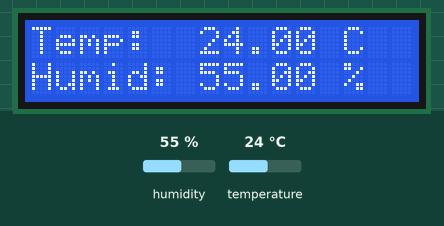
Bench run of a sketch on a simulated Arduino Uno, built with avr-gcc and run on an emulated ATmega328P. Shown: 16×2 character LCD. The inputs (shaded band) are chosen by the test bench; at power-on: humidity 55 %, temperature 24 °C.

Above: at 1.3 s.
1.4 s: humidity set to 22 %
At 3.5 s:
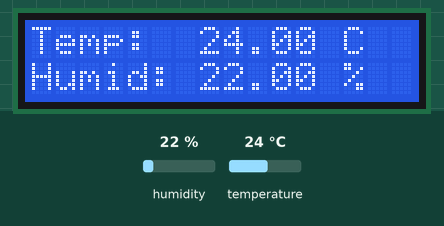
4.2 s: temperature set to 12 °C
At 5.9 s:
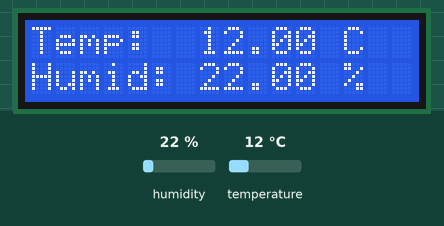
7.0 s: humidity set to 40 %
At 9.5 s:
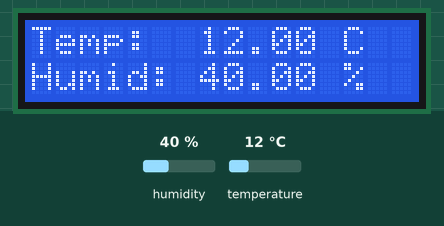
10.2 s: temperature set to 19 °C
At 11.9 s:
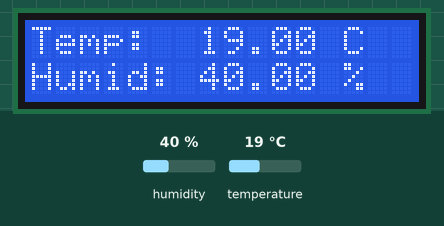
Timing chart, 0 to 13.4 s (numbered marks = the images above; inputs shaded):
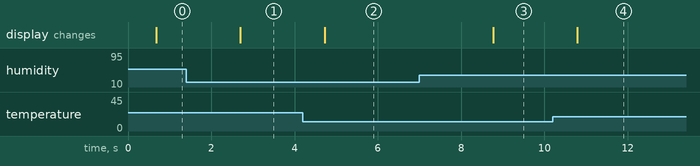

The sketch:

mega8_DHT11.ino
```cpp
// Board: MiniCore:avr:8

#include <LiquidCrystal.h>

#include "DHT.h"

// Uncomment whatever type you're using!
//#define DHTTYPE DHT11   // DHT 11
#define DHTTYPE DHT22   // DHT 22  (AM2302), AM2321
//#define DHTTYPE DHT21   // DHT 21 (AM2301)

// Connect pin 1 (on the left) of the sensor to +5V
// NOTE: If using a board with 3.3V logic like an Arduino Due connect pin 1
// to 3.3V instead of 5V!
// Connect pin 2 of the sensor to whatever your DHTPIN is
// Connect pin 4 (on the right) of the sensor to GROUND
// Connect a 10K resistor from pin 2 (data) to pin 1 (power) of the sensor

const int DHTPin = 13;     // what digital pin we're connected to
DHT dht( DHTPin, DHTTYPE );

const int rs = 12, en = 11, d4 = 5, d5 = 4, d6 = 3, d7 = 2;
LiquidCrystal lcd( rs, en, d4, d5, d6, d7 );

void setup()
{
   //Serial.begin( 9600 );
   //Serial.println("DHTxx test!");
   lcd.begin(16, 2);  // set up the LCD's number of columns and rows:
   delay( 100 );

   dht.begin();
}

void printAt( byte col, byte lin, char* text )
{
  lcd.setCursor( col,lin );
  lcd.print( text );
}

void loop()
{
   delay( 500 );
   // Reading temperature or humidity takes about 250 milliseconds!
   float h = dht.readHumidity();
   float t = dht.readTemperature();

    if (isnan(h) || isnan(t)) {
        lcd.clear();
        printAt( 0, 0, "DHT11 Error");
      //Serial.println("Failed to read from DHT sensor!");
      //return;
   }
    else
    {
        printAt( 0, 0, "Temp:  "); lcd.print( t ); lcd.print( " C" );
        printAt( 0, 1, "Humid: "); lcd.print( h ); lcd.print( " %" );
    }

   /*Serial.print("Humidity: ");
   Serial.print(h);
   Serial.print(" %\t");
   Serial.print("Temperature: ");
   Serial.print(t);
   Serial.println(" *C ");*/
}
```

Measured:
- after the input at 1.4 s, the display: changes after 1.3 s (image 1)
- after the input at 4.2 s, the display: changes after 0.52 s (image 2)
- after the input at 7.0 s, the display: changes after 1.8 s (image 3)
- after the input at 10.2 s, the display: changes after 0.59 s (image 4)
